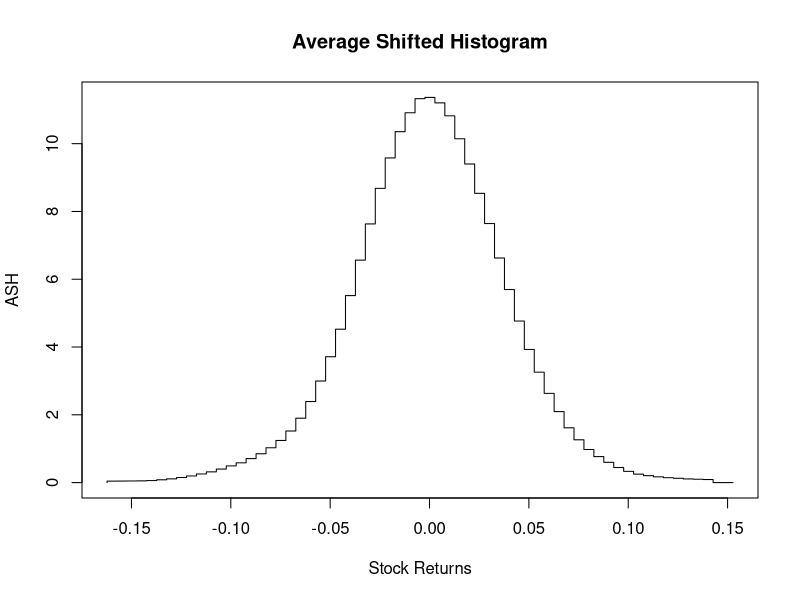

Recreate this plot in R.

# clear variables and close windows
rm(list = ls(all = TRUE))
graphics.off()

# load data
x = read.table("stockres.dat")
x = as.matrix(x)

n = length(x)  # Number of observations.
step = 8  # Define the number of shifts.

t0 = NULL
tf = NULL

h = 0.04  # binwidth
t0 = h * (floor(min(x)/h) + 0.5)  # Min
tf = h * (floor(max(x)/h) - 0.5)  # Max

m = step
delta = h/m

nbin = floor((max(x) - min(x))/delta)
binedge = seq(min(x), max(x) + 0.01, delta)  # Define the bins of the histogram

vk = hist(x, binedge, plot = FALSE)$counts  # Count the number of elements in each bin
fhat = c(rep(0, m - 1), vk, rep(0, m - 1))

kern = function(s) 1 - abs(s)
ind = (1 - m):(m - 1)
den = sum(kern(ind/m))
wm = m * (kern(ind/m))/den

fhatk = matrix(0, 0, n + 1)

for (k in 1:nbin) {
    ind = k:(2 * m + k - 2)
    fhatk[k] = sum(wm * fhat[ind])
}

fhatk = fhatk/(n * h)
binedge = c(rep(min(binedge), 1), binedge)
fhatk = c(rep(0, 1), fhatk, rep(0, 3))

# Plot ash
plot(binedge, fhatk, type = "s", main = "Average Shifted Histogram", xlab = "Stock Returns", 
    ylab = "ASH")

